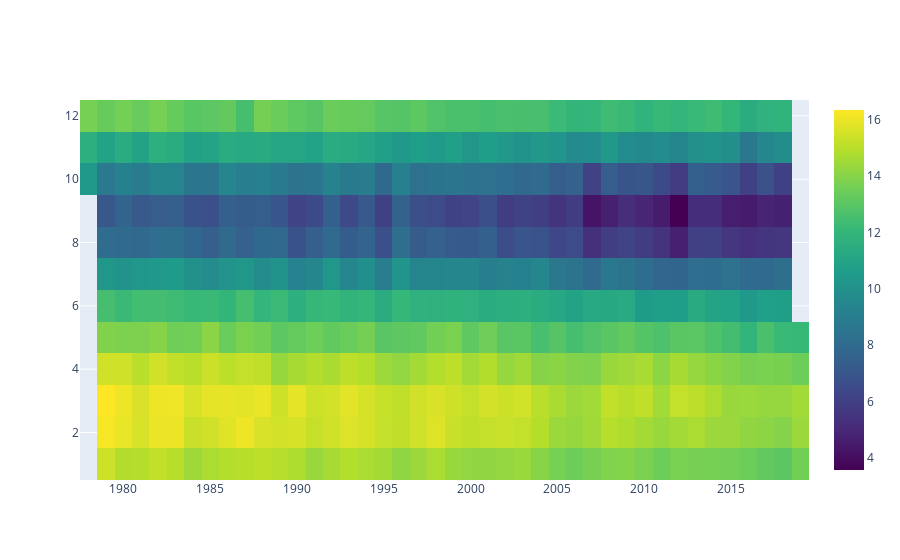

Write notebook code for a chart like this one.
### Code cell
# Heatmap Plotting
# northern Hemisphere
north_heatmap = plotly_heatmap(avg_df, 'north')
north_heatmap.show()

### Figure 1 — Plotly figure (JSON) as saved in the notebook; plotly's stock layout.template omitted (floating-point values rounded to 4 significant figures; data arrays with more than 128 entries replaced by an {"elided": "..."} marker saying what was removed)
{"data": [{"colorscale": [[0, "#440154"], [0.1111, "#482878"], [0.2222, "#3e4989"], [0.3333, "#31688e"], [0.4444, "#26828e"], [0.5556, "#1f9e89"], [0.6667, "#35b779"], [0.7778, "#6ece58"], [0.8889, "#b5de2b"], [1, "#fde725"]], "hovertemplate": "<b>Extent</b>: %{z:.2f}<br><b>Year</b>: %{x}<br><b>Month</b>: %{y}", "name": "<b>North</b>", "type": "heatmap", "x": {"elided": "488 int values"}, "y": {"elided": "488 int values"}, "z": {"elided": "488 float values"}}], "layout": {}}
